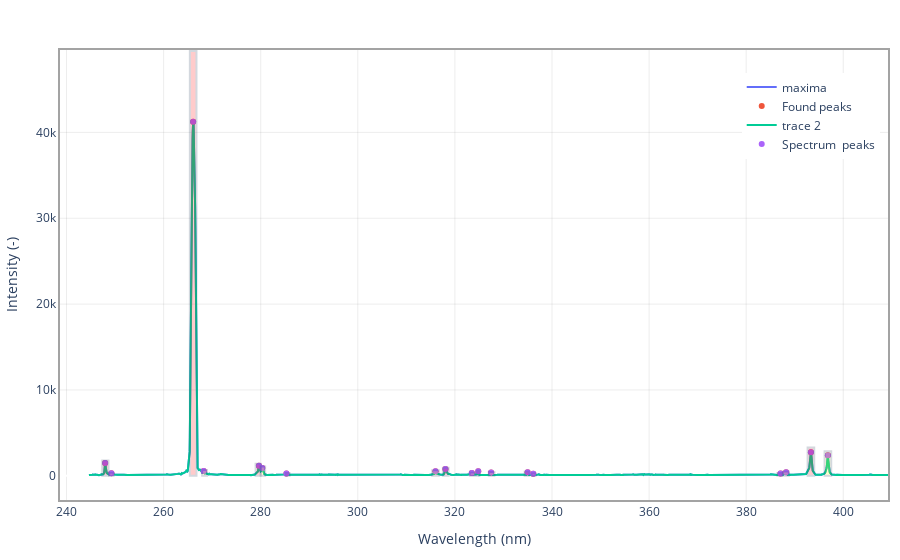

The notebook cell this image was saved under:
### Code cell
line_finder = LineFinder(
    maxima_spectrum,
    map_data.wvl,
    name='maxima'
)
line_finder.find_lines(
    # height=bins[2],
    # threshold=None,
    # distance=None,
    # prominence=bins[1],
    # width=7,
    # wlen=35,
    # rel_height=1,
)
line_finder.load_nist_tables(
    # Path('D:/OneDrive - Vysoké učení technické v Brně/projects/marsData/inventory/nistTables')
    Path('C:/Users/kepes/OneDrive - Vysoké učení technické v Brně/projects/marsData/inventory/nistTables')
)
line_finder.find_peaks_in_reference(
    maxima_spectrum, 
    scale=False,
    show_cond=False
)

line_finder.plot.show()

### Figure 1 — Plotly figure (JSON) as saved in the notebook; plotly's stock layout.template omitted (floating-point values rounded to 4 significant figures; data arrays with more than 128 entries replaced by an {"elided": "..."} marker saying what was removed)
{"data": [{"name": "maxima", "showlegend": true, "type": "scatter", "x": {"elided": "4096 float values"}, "y": {"elided": "4096 float values"}}, {"mode": "markers", "name": "Found peaks", "type": "scatter", "x": [248.0, 249.2, 266.1, 268.3, 279.6, 280.3, 285.3, 316.0, 318.1, 323.5, 324.8, 327.5, 335.0, 336.1, 387.1, 388.2, 393.3, 396.8], "y": [1492.0, 301.6, 41240.0, 559.5, 1171.0, 897.1, 265.2, 540.2, 785.8, 311.3, 522.4, 370.3, 405.3, 235.9, 267.2, 424.4, 2747.0, 2388.0]}, {"mode": "lines", "type": "scatter", "x": {"elided": "4096 float values"}, "y": {"elided": "4096 float values"}}, {"mode": "markers", "name": "Spectrum  peaks", "type": "scatter", "x": [248.0, 249.2, 266.1, 268.3, 279.6, 280.3, 285.3, 316.0, 318.1, 323.5, 324.8, 327.5, 335.0, 336.1, 387.1, 388.2, 393.3, 396.8], "y": [1492.0, 301.6, 41240.0, 559.5, 1171.0, 897.1, 265.2, 540.2, 785.8, 311.3, 522.4, 370.3, 405.3, 235.9, 267.2, 424.4, 2747.0, 2388.0]}], "layout": {"legend": {"x": 0.99, "xanchor": "right", "y": 0.95, "yanchor": "top"}, "margin": {"b": 60, "l": 60, "r": 10, "t": 50}, "plot_bgcolor": "#FFF", "shapes": [{"fillcolor": "rgb(255,0,0)", "opacity": 0.2, "x0": 247.4, "x1": 248.6, "y0": 0, "y1": 1790.0}, {"fillcolor": "rgb(255,255,0)", "opacity": 0.2, "x0": 248.8, "x1": 249.7, "y0": 0, "y1": 361.9}, {"fillcolor": "rgb(255,0,0)", "opacity": 0.2, "x0": 265.4, "x1": 266.8, "y0": 0, "y1": 49480.0}, {"fillcolor": "rgb(255,255,0)", "opacity": 0.2, "x0": 267.9, "x1": 268.9, "y0": 0, "y1": 671.4}, {"fillcolor": "rgb(255,0,0)", "opacity": 0.2, "x0": 278.9, "x1": 280.0, "y0": 0, "y1": 1406.0}, {"fillcolor": "rgb(255,255,0)", "opacity": 0.2, "x0": 280.0, "x1": 280.9, "y0": 0, "y1": 1076.0}, {"fillcolor": "rgb(255,0,0)", "opacity": 0.2, "x0": 285.1, "x1": 285.9, "y0": 0, "y1": 318.2}, {"fillcolor": "rgb(255,255,0)", "opacity": 0.2, "x0": 315.3, "x1": 316.7, "y0": 0, "y1": 648.3}, {"fillcolor": "rgb(255,0,0)", "opacity": 0.2, "x0": 317.5, "x1": 318.7, "y0": 0, "y1": 943.0}, {"fillcolor": "rgb(255,255,0)", "opacity": 0.2, "x0": 323.1, "x1": 324.2, "y0": 0, "y1": 373.5}, {"fillcolor": "rgb(255,0,0)", "opacity": 0.2, "x0": 324.6, "x1": 325.0, "y0": 0, "y1": 626.9}, {"fillcolor": "rgb(255,255,0)", "opacity": 0.2, "x0": 327.0, "x1": 328.1, "y0": 0, "y1": 444.4}, {"fillcolor": "rgb(255,0,0)", "opacity": 0.2, "x0": 334.4, "x1": 335.3, "y0": 0, "y1": 486.3}, {"fillcolor": "rgb(255,255,0)", "opacity": 0.2, "x0": 335.8, "x1": 336.6, "y0": 0, "y1": 283.1}, {"fillcolor": "rgb(255,0,0)", "opacity": 0.2, "x0": 386.4, "x1": 387.4, "y0": 0, "y1": 320.6}, {"fillcolor": "rgb(255,255,0)", "opacity": 0.2, "x0": 387.5, "x1": 388.8, "y0": 0, "y1": 509.2}, {"fillcolor": "rgb(255,0,0)", "opacity": 0.2, "x0": 392.7, "x1": 394.0, "y0": 0, "y1": 3296.0}, {"fillcolor": "rgb(255,255,0)", "opacity": 0.2, "x0": 396.1, "x1": 397.5, "y0": 0, "y1": 2866.0}], "xaxis": {"gridcolor": "rgba(77,77,77,.1)", "gridwidth": 1, "linecolor": "rgba(25,25,25,.4)", "linewidth": 2, "mirror": true, "showgrid": true, "title": {"text": "Wavelength (nm)"}}, "yaxis": {"gridcolor": "rgba(77,77,77,.1)", "gridwidth": 1, "linecolor": "rgba(25,25,25,.4)", "linewidth": 2, "mirror": true, "showgrid": true, "title": {"text": "Intensity (-)"}}}}
